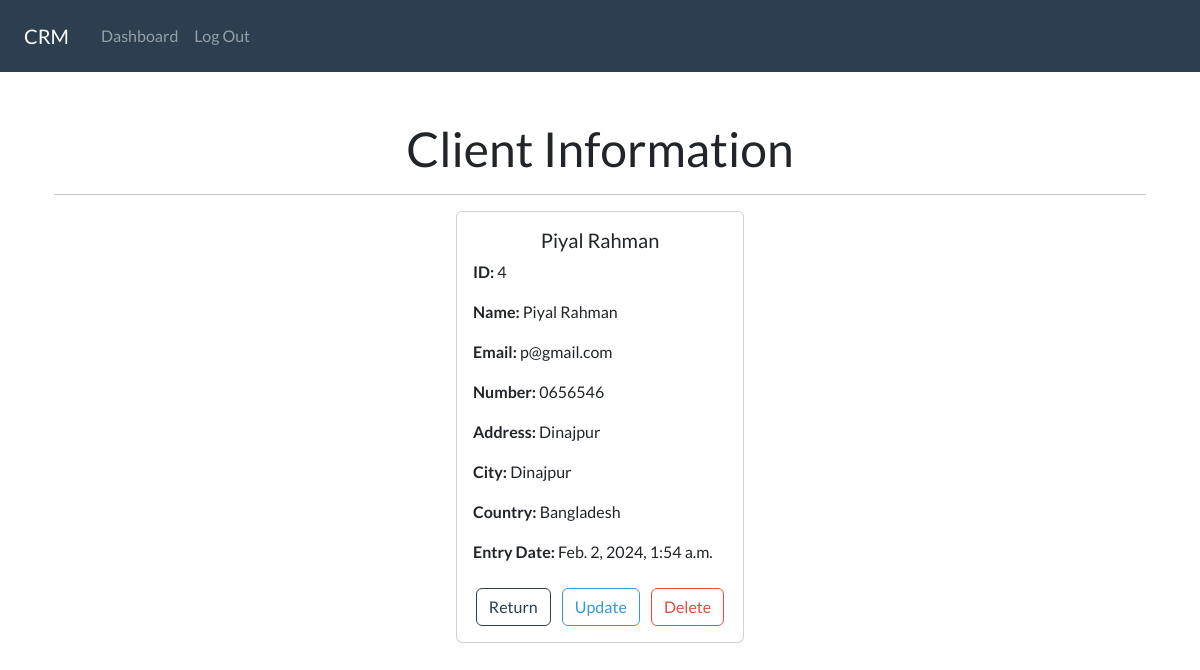
The app's page /view/4 (signed in) with its own data.
### client/models.py (models this page shows, shortened)
class ClientData(models.Model):
    creation_date = models.DateTimeField(auto_now_add=True)
    first_name = models.CharField(max_length=100)
    last_name = models.CharField(max_length=100)
    email = models.EmailField(max_length=50)
    phone = models.CharField(max_length=20)
    address = models.CharField(max_length=100)
    city = models.CharField(max_length=50)
    country = models.CharField(max_length=50)

### client/views.py (the view)
# urls.py: path('view/<int:pk>',views.view,name='view'),
@login_required(login_url='login')
def view(request,pk):
    all_data = ClientData.objects.get(id=pk)
    context={'data':all_data}
    return render(request,'client/view_data.html',context)

### client/templates/client/view_data.html
{% extends "client/base.html" %}
{% load static %}
{% block body %}
<div class="container mt-4">
    <h1 class="text-center">Client Information</h1>
    <hr>
    <div class="card mx-auto" style="max-width: 18rem;">
        <div class="card-body">
            <h5 class="card-title text-center">{{ data.first_name }} {{ data.last_name }}</h5>
            <p class="card-text"><strong>ID:</strong> {{ data.id }}</p>
            <p class="card-text"><strong>Name:</strong> {{ data.first_name }} {{ data.last_name }}</p>
            <p class="card-text"><strong>Email:</strong> {{ data.email }}</p>
            <p class="card-text"><strong>Number:</strong> {{ data.phone }}</p>
            <p class="card-text"><strong>Address:</strong> {{ data.address }}</p>
            <p class="card-text"><strong>City:</strong> {{ data.city }}</p>
            <p class="card-text"><strong>Country:</strong> {{ data.country }}</p>
            <p class="card-text"><strong>Entry Date:</strong> {{ data.creation_date }}</p>
            <div class="text-center mt-4">
                <a href="{% url 'dashboard' %}" class="btn btn-outline-primary">Return</a>
                <a href="{% url 'update' data.id %}" class="btn btn-outline-info mx-2">Update</a>
                <a href="{% url 'delete' data.id %}" class="btn btn-outline-danger">Delete</a>
            </div>
        </div>
    </div>
</div>
{% endblock %}

### static/css/style.css (style rules this page uses)
a { color: #007BFF; text-decoration: none; font-size: 14px; }

### records on screen
ClientData: first_name "Piyal", last_name "Rahman", id "4", email "p@gmail.com", phone "0656546", address "Dinajpur", city "Dinajpur", country "Bangladesh", creation_date "Feb. 2, 2024, 1:54 a.m."
